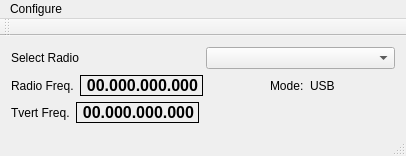
<?xml version="1.0" encoding="UTF-8"?>
<ui version="4.0">
 <class>RigControlMainWindow</class>
 <widget class="QMainWindow" name="RigControlMainWindow">
  <property name="geometry">
   <rect>
    <x>0</x>
    <y>0</y>
    <width>406</width>
    <height>154</height>
   </rect>
  </property>
  <property name="windowTitle">
   <string>Minos Rig Control</string>
  </property>
  <widget class="QWidget" name="centralWidget">
   <layout class="QHBoxLayout" name="horizontalLayout">
    <item>
     <layout class="QVBoxLayout" name="verticalLayout">
      <item>
       <layout class="QHBoxLayout" name="horizontalLayout_9">
        <item>
         <widget class="QLabel" name="SelectRadioTitle">
          <property name="text">
           <string>Select Radio</string>
          </property>
         </widget>
        </item>
        <item>
         <widget class="QComboBox" name="selectRadioBox"/>
        </item>
       </layout>
      </item>
      <item>
       <layout class="QHBoxLayout" name="horizontalLayout_8">
        <item>
         <widget class="QLabel" name="FreqTitleA">
          <property name="text">
           <string>Radio Freq.</string>
          </property>
         </widget>
        </item>
        <item>
         <widget class="QLabel" name="radioFreqA">
          <property name="font">
           <font>
            <pointsize>12</pointsize>
            <weight>75</weight>
            <bold>true</bold>
           </font>
          </property>
          <property name="frameShape">
           <enum>QFrame::Box</enum>
          </property>
          <property name="text">
           <string>00.000.000.000</string>
          </property>
          <property name="alignment">
           <set>Qt::AlignRight|Qt::AlignTrailing|Qt::AlignVCenter</set>
          </property>
         </widget>
        </item>
        <item>
         <spacer name="horizontalSpacer_2">
          <property name="orientation">
           <enum>Qt::Horizontal</enum>
          </property>
          <property name="sizeHint" stdset="0">
           <size>
            <width>40</width>
            <height>20</height>
           </size>
          </property>
         </spacer>
        </item>
        <item>
         <widget class="QLabel" name="modeATitle">
          <property name="text">
           <string>Mode:</string>
          </property>
         </widget>
        </item>
        <item>
         <widget class="QLabel" name="modeA">
          <property name="text">
           <string>USB</string>
          </property>
         </widget>
        </item>
        <item>
         <spacer name="horizontalSpacer_3">
          <property name="orientation">
           <enum>Qt::Horizontal</enum>
          </property>
          <property name="sizeHint" stdset="0">
           <size>
            <width>40</width>
            <height>20</height>
           </size>
          </property>
         </spacer>
        </item>
       </layout>
      </item>
      <item>
       <layout class="QHBoxLayout" name="horizontalLayout_4">
        <item>
         <widget class="QLabel" name="TVertTitleA">
          <property name="text">
           <string>Tvert Freq.</string>
          </property>
         </widget>
        </item>
        <item>
         <widget class="QLabel" name="transVertFreqA">
          <property name="font">
           <font>
            <pointsize>12</pointsize>
            <weight>75</weight>
            <bold>true</bold>
           </font>
          </property>
          <property name="frameShape">
           <enum>QFrame::Box</enum>
          </property>
          <property name="text">
           <string>00.000.000.000</string>
          </property>
          <property name="alignment">
           <set>Qt::AlignRight|Qt::AlignTrailing|Qt::AlignVCenter</set>
          </property>
         </widget>
        </item>
        <item>
         <spacer name="horizontalSpacer">
          <property name="orientation">
           <enum>Qt::Horizontal</enum>
          </property>
          <property name="sizeHint" stdset="0">
           <size>
            <width>40</width>
            <height>20</height>
           </size>
          </property>
         </spacer>
        </item>
       </layout>
      </item>
     </layout>
    </item>
   </layout>
  </widget>
  <widget class="QMenuBar" name="menuBar">
   <property name="geometry">
    <rect>
     <x>0</x>
     <y>0</y>
     <width>406</width>
     <height>21</height>
    </rect>
   </property>
   <widget class="QMenu" name="menuConfigure">
    <property name="title">
     <string>Configure</string>
    </property>
    <addaction name="actionSetup_Radios"/>
    <addaction name="actionTraceLog"/>
   </widget>
   <addaction name="menuConfigure"/>
  </widget>
  <widget class="QToolBar" name="mainToolBar">
   <attribute name="toolBarArea">
    <enum>TopToolBarArea</enum>
   </attribute>
   <attribute name="toolBarBreak">
    <bool>false</bool>
   </attribute>
  </widget>
  <widget class="QStatusBar" name="statusBar"/>
  <action name="actionSetup_Radios">
   <property name="checkable">
    <bool>false</bool>
   </property>
   <property name="enabled">
    <bool>true</bool>
   </property>
   <property name="text">
    <string>Setup Radios</string>
   </property>
  </action>
  <action name="actionTraceLog">
   <property name="checkable">
    <bool>true</bool>
   </property>
   <property name="text">
    <string>TraceLog</string>
   </property>
  </action>
 </widget>
 <layoutdefault spacing="6" margin="11"/>
 <resources/>
 <connections/>
</ui>
